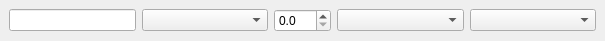
<ui version="4.0" >
 <class>formchauffage</class>
 <widget class="QWidget" name="formchauffage" >
  <property name="geometry" >
   <rect>
    <x>0</x>
    <y>0</y>
    <width>605</width>
    <height>38</height>
   </rect>
  </property>
  <property name="windowTitle" >
   <string>Heating system</string>
  </property>
  <layout class="QGridLayout" >
   <property name="leftMargin" >
    <number>9</number>
   </property>
   <property name="topMargin" >
    <number>9</number>
   </property>
   <property name="rightMargin" >
    <number>9</number>
   </property>
   <property name="bottomMargin" >
    <number>9</number>
   </property>
   <property name="horizontalSpacing" >
    <number>6</number>
   </property>
   <property name="verticalSpacing" >
    <number>6</number>
   </property>
   <item row="0" column="0" >
    <widget class="QLineEdit" name="lineEdit" />
   </item>
   <item row="0" column="1" >
    <widget class="QComboBox" name="comboBox1" >
     <property name="sizePolicy" >
      <sizepolicy vsizetype="Fixed" hsizetype="Expanding" >
       <horstretch>0</horstretch>
       <verstretch>0</verstretch>
      </sizepolicy>
     </property>
    </widget>
   </item>
   <item row="0" column="2" >
    <widget class="QDoubleSpinBox" name="doubleSpinBox" >
     <property name="decimals" >
      <number>1</number>
     </property>
    </widget>
   </item>
   <item row="0" column="3" >
    <widget class="QComboBox" name="comboBox2" >
     <property name="sizePolicy" >
      <sizepolicy vsizetype="Fixed" hsizetype="Expanding" >
       <horstretch>0</horstretch>
       <verstretch>0</verstretch>
      </sizepolicy>
     </property>
    </widget>
   </item>
   <item row="0" column="4" >
    <widget class="QComboBox" name="comboBox3" >
     <property name="sizePolicy" >
      <sizepolicy vsizetype="Fixed" hsizetype="Expanding" >
       <horstretch>0</horstretch>
       <verstretch>0</verstretch>
      </sizepolicy>
     </property>
    </widget>
   </item>
  </layout>
 </widget>
 <resources/>
 <connections/>
</ui>
